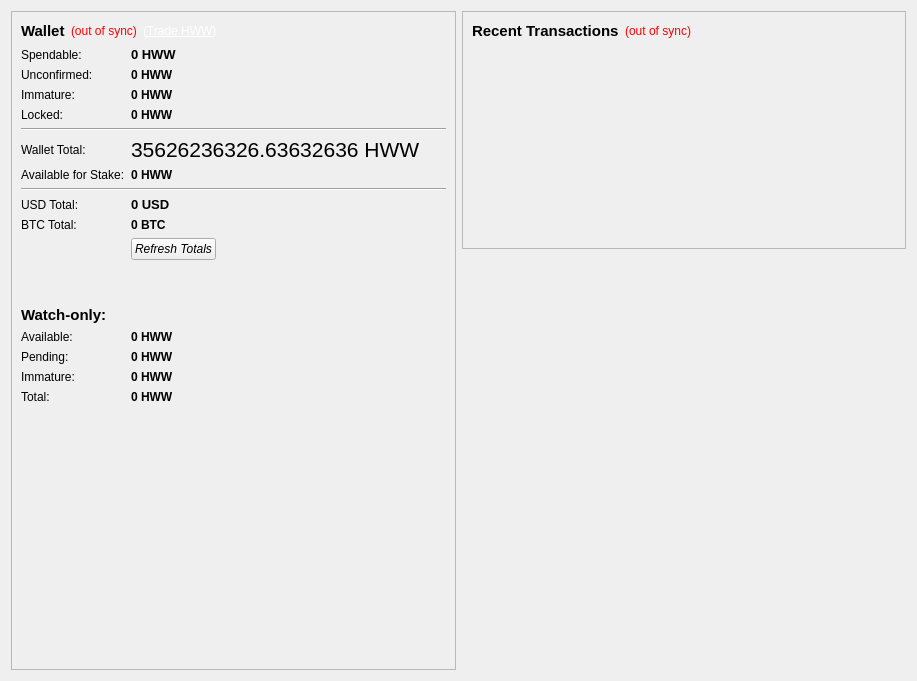
<?xml version="1.0" encoding="UTF-8"?>
<ui version="4.0">
 <class>OverviewPage</class>
 <widget class="QWidget" name="OverviewPage">
  <property name="geometry">
   <rect>
    <x>0</x>
    <y>0</y>
    <width>917</width>
    <height>681</height>
   </rect>
  </property>
  <property name="windowTitle">
   <string>Form</string>
  </property>
  <layout class="QHBoxLayout" name="horizontalLayout" stretch="1,1">
   <item>
    <layout class="QVBoxLayout" name="verticalLayout_2">
     <item>
      <widget class="QFrame" name="frame">
       <property name="frameShape">
        <enum>QFrame::StyledPanel</enum>
       </property>
       <property name="frameShadow">
        <enum>QFrame::Raised</enum>
       </property>
       <layout class="QGridLayout" name="gridLayout_2">
        <item row="0" column="0">
         <layout class="QHBoxLayout" name="horizontalLayout_4">
          <item>
           <widget class="QLabel" name="label_5">
            <property name="font">
             <font>
              <pointsize>11</pointsize>
              <weight>75</weight>
              <bold>true</bold>
             </font>
            </property>
            <property name="text">
             <string>Wallet</string>
            </property>
           </widget>
          </item>
          <item>
           <widget class="QLabel" name="labelWalletStatus">
            <property name="toolTip">
             <string>The displayed information may be out of date. Your wallet automatically synchronizes with the HWW network after a connection is established, but this process has not completed yet.</string>
            </property>
            <property name="styleSheet">
             <string notr="true">QLabel { color: red; }</string>
            </property>
            <property name="text">
             <string notr="true">(out of sync)</string>
            </property>
            <property name="alignment">
             <set>Qt::AlignLeading|Qt::AlignLeft|Qt::AlignVCenter</set>
            </property>
           </widget>
          </item>
          <item>
           <widget class="QLabel" name="labelTradeLink">
            <property name="cursor">
             <cursorShape>PointingHandCursor</cursorShape>
            </property>
            <property name="text">
             <string>&lt;div style=&quot;color: #fff;&quot;&gt;(&lt;a href=&quot;https://www.cryptopia.co.nz/Exchange/?market=HWW_BTC&quot; style=&quot;color: #fff;&quot;&gt;Trade HWW&lt;/a&gt;)&lt;/div&gt;</string>
            </property>
            <property name="openExternalLinks">
             <bool>true</bool>
            </property>
           </widget>
          </item>
          <item>
           <spacer name="horizontalSpacer_2">
            <property name="orientation">
             <enum>Qt::Horizontal</enum>
            </property>
            <property name="sizeHint" stdset="0">
             <size>
              <width>40</width>
              <height>20</height>
             </size>
            </property>
           </spacer>
          </item>
         </layout>
        </item>
        <item row="1" column="0">
         <layout class="QGridLayout" name="gridLayout">
          <item row="7" column="0">
           <widget class="QLabel" name="labelStakeText">
            <property name="text">
             <string>Available for Stake:</string>
            </property>
           </widget>
          </item>
          <item row="7" column="1">
           <widget class="QLabel" name="labelStake">
            <property name="font">
             <font>
              <weight>75</weight>
              <bold>true</bold>
             </font>
            </property>
            <property name="cursor">
             <cursorShape>IBeamCursor</cursorShape>
            </property>
            <property name="toolTip">
             <string>Total of coins that was staked, and do not yet count toward the current balance</string>
            </property>
            <property name="text">
             <string notr="true">0 HWW</string>
            </property>
            <property name="textInteractionFlags">
             <set>Qt::LinksAccessibleByMouse|Qt::TextSelectableByKeyboard|Qt::TextSelectableByMouse</set>
            </property>
           </widget>
          </item>
          <item row="6" column="1">
           <widget class="QLabel" name="labelTotal">
            <property name="font">
             <font>
              <pointsize>16</pointsize>
              <weight>50</weight>
              <bold>false</bold>
             </font>
            </property>
            <property name="cursor">
             <cursorShape>IBeamCursor</cursorShape>
            </property>
            <property name="toolTip">
             <string>Your current total balance</string>
            </property>
            <property name="text">
             <string notr="true">35626236326.63632636 HWW</string>
            </property>
            <property name="textInteractionFlags">
             <set>Qt::LinksAccessibleByMouse|Qt::TextSelectableByKeyboard|Qt::TextSelectableByMouse</set>
            </property>
           </widget>
          </item>
          <item row="19" column="0">
           <widget class="QLabel" name="watch4">
            <property name="text">
             <string>Total:</string>
            </property>
           </widget>
          </item>
          <item row="19" column="1">
           <widget class="QLabel" name="labelWatchTotal">
            <property name="font">
             <font>
              <weight>75</weight>
              <bold>true</bold>
             </font>
            </property>
            <property name="cursor">
             <cursorShape>IBeamCursor</cursorShape>
            </property>
            <property name="toolTip">
             <string>Current total balance in watch-only addresses</string>
            </property>
            <property name="text">
             <string notr="true">0 HWW</string>
            </property>
            <property name="alignment">
             <set>Qt::AlignLeading|Qt::AlignLeft|Qt::AlignVCenter</set>
            </property>
            <property name="textInteractionFlags">
             <set>Qt::LinksAccessibleByMouse|Qt::TextSelectableByKeyboard|Qt::TextSelectableByMouse</set>
            </property>
           </widget>
          </item>
          <item row="18" column="1">
           <widget class="QLabel" name="labelWatchImmature">
            <property name="font">
             <font>
              <weight>75</weight>
              <bold>true</bold>
             </font>
            </property>
            <property name="cursor">
             <cursorShape>IBeamCursor</cursorShape>
            </property>
            <property name="toolTip">
             <string>Mined balance in watch-only addresses that has not yet matured</string>
            </property>
            <property name="text">
             <string notr="true">0 HWW</string>
            </property>
            <property name="alignment">
             <set>Qt::AlignLeading|Qt::AlignLeft|Qt::AlignVCenter</set>
            </property>
            <property name="textInteractionFlags">
             <set>Qt::LinksAccessibleByMouse|Qt::TextSelectableByKeyboard|Qt::TextSelectableByMouse</set>
            </property>
           </widget>
          </item>
          <item row="16" column="1">
           <widget class="QLabel" name="labelWatchAvailable">
            <property name="font">
             <font>
              <weight>75</weight>
              <bold>true</bold>
             </font>
            </property>
            <property name="cursor">
             <cursorShape>IBeamCursor</cursorShape>
            </property>
            <property name="toolTip">
             <string>Your current balance in watch-only addresses</string>
            </property>
            <property name="text">
             <string notr="true">0 HWW</string>
            </property>
            <property name="alignment">
             <set>Qt::AlignLeading|Qt::AlignLeft|Qt::AlignVCenter</set>
            </property>
            <property name="textInteractionFlags">
             <set>Qt::LinksAccessibleByMouse|Qt::TextSelectableByKeyboard|Qt::TextSelectableByMouse</set>
            </property>
           </widget>
          </item>
          <item row="5" column="0" colspan="3">
           <widget class="Line" name="line">
            <property name="sizePolicy">
             <sizepolicy hsizetype="Expanding" vsizetype="Fixed">
              <horstretch>0</horstretch>
              <verstretch>0</verstretch>
             </sizepolicy>
            </property>
            <property name="orientation">
             <enum>Qt::Horizontal</enum>
            </property>
           </widget>
          </item>
          <item row="11" column="0">
           <widget class="QLabel" name="btctotal">
            <property name="text">
             <string>BTC Total:</string>
            </property>
           </widget>
          </item>
          <item row="0" column="1" colspan="2">
           <widget class="QLabel" name="labelBalance">
            <property name="font">
             <font>
              <pointsize>10</pointsize>
              <weight>75</weight>
              <bold>true</bold>
             </font>
            </property>
            <property name="cursor">
             <cursorShape>IBeamCursor</cursorShape>
            </property>
            <property name="toolTip">
             <string>Your current spendable balance</string>
            </property>
            <property name="text">
             <string notr="true">0 HWW</string>
            </property>
            <property name="textInteractionFlags">
             <set>Qt::LinksAccessibleByMouse|Qt::TextSelectableByKeyboard|Qt::TextSelectableByMouse</set>
            </property>
           </widget>
          </item>
          <item row="10" column="1" colspan="2">
           <widget class="QLabel" name="labelUSDTotal">
            <property name="font">
             <font>
              <pointsize>10</pointsize>
              <weight>75</weight>
              <bold>true</bold>
             </font>
            </property>
            <property name="cursor">
             <cursorShape>IBeamCursor</cursorShape>
            </property>
            <property name="toolTip">
             <string>Your current total balance estimated in USD, Rate is not updated often</string>
            </property>
            <property name="text">
             <string>0 USD</string>
            </property>
            <property name="textInteractionFlags">
             <set>Qt::LinksAccessibleByMouse|Qt::TextSelectableByKeyboard|Qt::TextSelectableByMouse</set>
            </property>
           </widget>
          </item>
          <item row="14" column="0">
           <spacer name="verticalSpacer_3">
            <property name="orientation">
             <enum>Qt::Vertical</enum>
            </property>
            <property name="sizeType">
             <enum>QSizePolicy::Fixed</enum>
            </property>
            <property name="sizeHint" stdset="0">
             <size>
              <width>20</width>
              <height>40</height>
             </size>
            </property>
           </spacer>
          </item>
          <item row="17" column="0">
           <widget class="QLabel" name="watch2">
            <property name="text">
             <string>Pending:</string>
            </property>
           </widget>
          </item>
          <item row="3" column="1" colspan="2">
           <widget class="QLabel" name="labelImmature">
            <property name="font">
             <font>
              <weight>75</weight>
              <bold>true</bold>
             </font>
            </property>
            <property name="toolTip">
             <string>Balance from new stakes or coins that is not mature enough to be spent</string>
            </property>
            <property name="text">
             <string notr="true">0 HWW</string>
            </property>
            <property name="textInteractionFlags">
             <set>Qt::LinksAccessibleByMouse|Qt::TextSelectableByKeyboard|Qt::TextSelectableByMouse</set>
            </property>
           </widget>
          </item>
          <item row="2" column="1" colspan="2">
           <widget class="QLabel" name="labelUnconfirmed">
            <property name="font">
             <font>
              <weight>75</weight>
              <bold>true</bold>
             </font>
            </property>
            <property name="cursor">
             <cursorShape>IBeamCursor</cursorShape>
            </property>
            <property name="toolTip">
             <string>Total of transactions that have yet to be confirmed, and do not yet count toward the current balance</string>
            </property>
            <property name="text">
             <string notr="true">0 HWW</string>
            </property>
            <property name="textInteractionFlags">
             <set>Qt::LinksAccessibleByMouse|Qt::TextSelectableByKeyboard|Qt::TextSelectableByMouse</set>
            </property>
           </widget>
          </item>
          <item row="0" column="0">
           <widget class="QLabel" name="label">
            <property name="text">
             <string>Spendable:</string>
            </property>
           </widget>
          </item>
          <item row="10" column="0">
           <widget class="QLabel" name="usdtotal">
            <property name="text">
             <string>USD Total:</string>
            </property>
           </widget>
          </item>
          <item row="15" column="0" colspan="2">
           <widget class="QLabel" name="labelWatchonly">
            <property name="font">
             <font>
              <pointsize>11</pointsize>
              <weight>75</weight>
              <bold>true</bold>
             </font>
            </property>
            <property name="text">
             <string>Watch-only:</string>
            </property>
            <property name="alignment">
             <set>Qt::AlignLeading|Qt::AlignLeft|Qt::AlignVCenter</set>
            </property>
           </widget>
          </item>
          <item row="12" column="1" colspan="2">
           <widget class="QPushButton" name="refreshButton">
            <property name="sizePolicy">
             <sizepolicy hsizetype="Fixed" vsizetype="Fixed">
              <horstretch>0</horstretch>
              <verstretch>0</verstretch>
             </sizepolicy>
            </property>
            <property name="baseSize">
             <size>
              <width>0</width>
              <height>0</height>
             </size>
            </property>
            <property name="font">
             <font>
              <italic>true</italic>
             </font>
            </property>
            <property name="toolTip">
             <string>Refresh your USD and BTC estimated totals, forces price data from CMC.</string>
            </property>
            <property name="layoutDirection">
             <enum>Qt::LeftToRight</enum>
            </property>
            <property name="text">
             <string>Refresh Totals</string>
            </property>
            <property name="icon">
             <iconset resource="../bitcoin.qrc">
              <normaloff>:/icons/refresh</normaloff>:/icons/refresh</iconset>
            </property>
            <property name="autoDefault">
             <bool>false</bool>
            </property>
            <property name="default">
             <bool>false</bool>
            </property>
            <property name="flat">
             <bool>false</bool>
            </property>
           </widget>
          </item>
          <item row="3" column="0">
           <widget class="QLabel" name="labelImmatureText">
            <property name="text">
             <string>Immature:</string>
            </property>
           </widget>
          </item>
          <item row="11" column="1" colspan="2">
           <widget class="QLabel" name="labelBTCTotal">
            <property name="font">
             <font>
              <weight>75</weight>
              <bold>true</bold>
             </font>
            </property>
            <property name="cursor">
             <cursorShape>IBeamCursor</cursorShape>
            </property>
            <property name="toolTip">
             <string>Your current total balance estimated in BTC, Rate is not updated often</string>
            </property>
            <property name="text">
             <string>0 BTC</string>
            </property>
            <property name="textInteractionFlags">
             <set>Qt::LinksAccessibleByMouse|Qt::TextSelectableByKeyboard|Qt::TextSelectableByMouse</set>
            </property>
           </widget>
          </item>
          <item row="2" column="0">
           <widget class="QLabel" name="unconfirmedlabeltxt">
            <property name="text">
             <string>Unconfirmed:</string>
            </property>
           </widget>
          </item>
          <item row="6" column="0">
           <widget class="QLabel" name="labelTotalText">
            <property name="text">
             <string>Wallet Total:</string>
            </property>
           </widget>
          </item>
          <item row="16" column="0">
           <widget class="QLabel" name="watch1">
            <property name="text">
             <string>Available:</string>
            </property>
           </widget>
          </item>
          <item row="18" column="0">
           <widget class="QLabel" name="labelWatchImmatureText">
            <property name="text">
             <string>Immature:</string>
            </property>
           </widget>
          </item>
          <item row="4" column="0">
           <widget class="QLabel" name="labelLockedText">
            <property name="text">
             <string>Locked:</string>
            </property>
           </widget>
          </item>
          <item row="17" column="1">
           <widget class="QLabel" name="labelWatchPending">
            <property name="font">
             <font>
              <weight>75</weight>
              <bold>true</bold>
             </font>
            </property>
            <property name="cursor">
             <cursorShape>IBeamCursor</cursorShape>
            </property>
            <property name="toolTip">
             <string>Unconfirmed transactions to watch-only addresses</string>
            </property>
            <property name="text">
             <string notr="true">0 HWW</string>
            </property>
            <property name="alignment">
             <set>Qt::AlignLeading|Qt::AlignLeft|Qt::AlignVCenter</set>
            </property>
            <property name="textInteractionFlags">
             <set>Qt::LinksAccessibleByMouse|Qt::TextSelectableByKeyboard|Qt::TextSelectableByMouse</set>
            </property>
           </widget>
          </item>
          <item row="4" column="1" colspan="2">
           <widget class="QLabel" name="labelLocked">
            <property name="enabled">
             <bool>true</bool>
            </property>
            <property name="font">
             <font>
              <weight>75</weight>
              <bold>true</bold>
             </font>
            </property>
            <property name="toolTip">
             <string>Balance locked from usage, e.g. masternode collateral</string>
            </property>
            <property name="text">
             <string>0 HWW</string>
            </property>
            <property name="textInteractionFlags">
             <set>Qt::TextSelectableByKeyboard|Qt::TextSelectableByMouse</set>
            </property>
           </widget>
          </item>
          <item row="8" column="0" rowspan="2" colspan="3">
           <widget class="Line" name="line_2">
            <property name="sizePolicy">
             <sizepolicy hsizetype="Expanding" vsizetype="Fixed">
              <horstretch>0</horstretch>
              <verstretch>0</verstretch>
             </sizepolicy>
            </property>
            <property name="orientation">
             <enum>Qt::Horizontal</enum>
            </property>
           </widget>
          </item>
         </layout>
        </item>
        <item row="2" column="0">
         <spacer name="verticalSpacer">
          <property name="orientation">
           <enum>Qt::Vertical</enum>
          </property>
          <property name="sizeType">
           <enum>QSizePolicy::Expanding</enum>
          </property>
          <property name="sizeHint" stdset="0">
           <size>
            <width>20</width>
            <height>40</height>
           </size>
          </property>
         </spacer>
        </item>
       </layout>
      </widget>
     </item>
    </layout>
   </item>
   <item>
    <layout class="QVBoxLayout" name="verticalLayout_3">
     <item>
      <widget class="QFrame" name="frame_2">
       <property name="frameShape">
        <enum>QFrame::StyledPanel</enum>
       </property>
       <property name="frameShadow">
        <enum>QFrame::Raised</enum>
       </property>
       <layout class="QVBoxLayout" name="verticalLayout">
        <item>
         <layout class="QHBoxLayout" name="horizontalLayout_2">
          <item>
           <widget class="QLabel" name="label_4">
            <property name="font">
             <font>
              <pointsize>11</pointsize>
             </font>
            </property>
            <property name="text">
             <string>&lt;b&gt;Recent Transactions&lt;/b&gt;</string>
            </property>
           </widget>
          </item>
          <item>
           <widget class="QLabel" name="labelTransactionsStatus">
            <property name="toolTip">
             <string>The displayed information may be out of date. Your wallet automatically synchronizes with the HWW network after a connection is established, but this process has not completed yet.</string>
            </property>
            <property name="styleSheet">
             <string notr="true">QLabel { color: red; }</string>
            </property>
            <property name="text">
             <string notr="true">(out of sync)</string>
            </property>
            <property name="alignment">
             <set>Qt::AlignRight|Qt::AlignTrailing|Qt::AlignVCenter</set>
            </property>
           </widget>
          </item>
          <item>
           <spacer name="horizontalSpacer">
            <property name="orientation">
             <enum>Qt::Horizontal</enum>
            </property>
            <property name="sizeHint" stdset="0">
             <size>
              <width>40</width>
              <height>20</height>
             </size>
            </property>
           </spacer>
          </item>
         </layout>
        </item>
        <item>
         <widget class="QListView" name="listTransactions">
          <property name="sizePolicy">
           <sizepolicy hsizetype="MinimumExpanding" vsizetype="Expanding">
            <horstretch>0</horstretch>
            <verstretch>0</verstretch>
           </sizepolicy>
          </property>
          <property name="styleSheet">
           <string notr="true">QListView { background: transparent; }</string>
          </property>
          <property name="frameShape">
           <enum>QFrame::NoFrame</enum>
          </property>
          <property name="verticalScrollBarPolicy">
           <enum>Qt::ScrollBarAlwaysOff</enum>
          </property>
          <property name="horizontalScrollBarPolicy">
           <enum>Qt::ScrollBarAlwaysOff</enum>
          </property>
          <property name="selectionMode">
           <enum>QAbstractItemView::NoSelection</enum>
          </property>
         </widget>
        </item>
       </layout>
      </widget>
     </item>
     <item>
      <spacer name="verticalSpacer_2">
       <property name="orientation">
        <enum>Qt::Vertical</enum>
       </property>
       <property name="sizeType">
        <enum>QSizePolicy::MinimumExpanding</enum>
       </property>
       <property name="sizeHint" stdset="0">
        <size>
         <width>20</width>
         <height>40</height>
        </size>
       </property>
      </spacer>
     </item>
     <item>
      <widget class="QLabel" name="logo">
       <property name="sizePolicy">
        <sizepolicy hsizetype="Expanding" vsizetype="Expanding">
         <horstretch>0</horstretch>
         <verstretch>0</verstretch>
        </sizepolicy>
       </property>
       <property name="baseSize">
        <size>
         <width>222</width>
         <height>128</height>
        </size>
       </property>
       <property name="layoutDirection">
        <enum>Qt::RightToLeft</enum>
       </property>
       <property name="autoFillBackground">
        <bool>false</bool>
       </property>
       <property name="text">
        <string/>
       </property>
       <property name="pixmap">
        <pixmap resource="../bitcoin.qrc">:/icons/HWW</pixmap>
       </property>
       <property name="scaledContents">
        <bool>false</bool>
       </property>
       <property name="alignment">
        <set>Qt::AlignCenter</set>
       </property>
       <property name="margin">
        <number>0</number>
       </property>
       <property name="indent">
        <number>-1</number>
       </property>
      </widget>
     </item>
    </layout>
   </item>
  </layout>
 </widget>
 <resources>
  <include location="../bitcoin.qrc"/>
 </resources>
 <connections/>
</ui>
